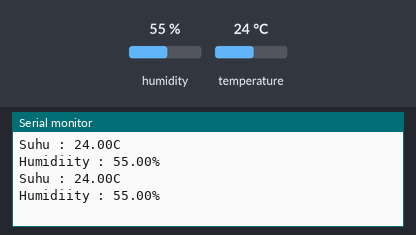
This sketch was run on a simulated ESP8266 (NodeMCU). Shown: the last lines printed to the serial monitor. The test bench sets the inputs (shaded band); at power-on: humidity 55 %, temperature 24 °C.

Above: at 2.8 s.
2.9 s: humidity set to 22 %
At 4.9 s:
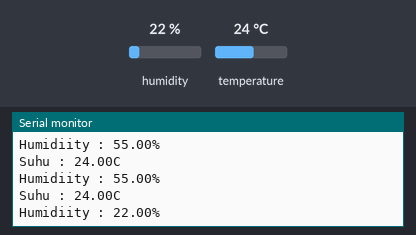
5.6 s: temperature set to 12 °C
At 7.3 s:
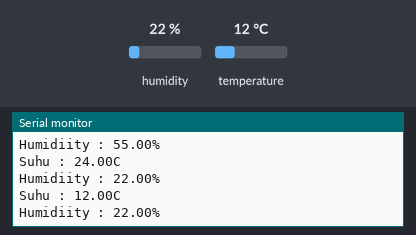
8.3 s: humidity set to 40 %
At 10.9 s:
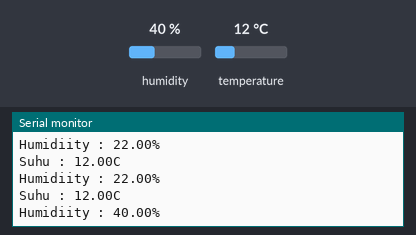
Timing chart, 0 to 12.4 s (numbered marks = the images above; inputs shaded):
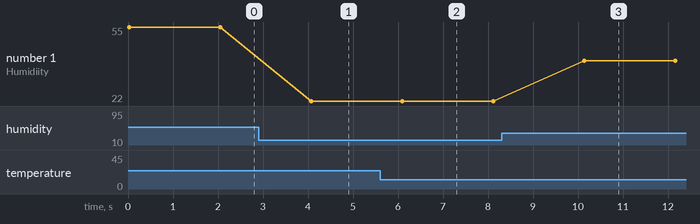

The sketch:

Pertemuan_Ke_8_Sensor_Suhuh.ino
```cpp
#include <DHT.h>
#define pin D6;
#define tipe DHT11
DHT dht(D6,DHT11);


void setup() {
  // put your setup code here, to run once:
  Serial.begin(9600);
  dht.begin();
}

void loop() {
  // put your main code here, to run repeatedly:
  repeatedly:
  float sensorSuhu = dht.readTemperature();
  float humi = dht.readHumidity();
  Serial.print("Suhu : " );
  Serial.print(sensorSuhu);
  Serial.println("C");

  Serial.print("Humidiity : ");
  Serial.print(humi);
  Serial.println("%");
  delay(1000);
  delay(1000);

}
```

Measured:
- after the input at 2.9 s, the serial monitor: prints a new line after 1.2 s (image 1)
- after the input at 5.6 s, the serial monitor: prints a new line after 0.49 s (image 2)
- after the input at 8.3 s, the serial monitor: prints a new line after 1.8 s (image 3)
- plotted number 1: 55 → 22 after the input at 2.9 s, 22 → 40 after the input at 8.3 s
